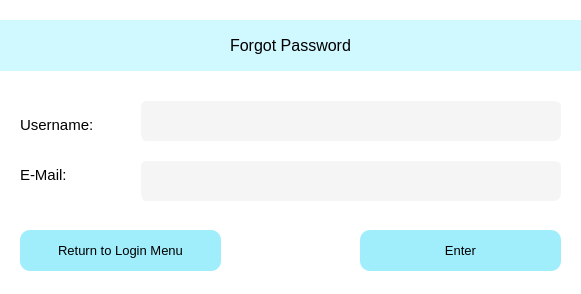
<?xml version="1.0" encoding="UTF-8"?>
<ui version="4.0">
 <class>UF_ForgotPassword</class>
 <widget class="QWidget" name="UF_ForgotPassword">
  <property name="geometry">
   <rect>
    <x>0</x>
    <y>0</y>
    <width>581</width>
    <height>294</height>
   </rect>
  </property>
  <property name="windowTitle">
   <string>Form</string>
  </property>
  <property name="styleSheet">
   <string notr="true">BACKGROUND-COLOR: rgb(255, 255, 255)</string>
  </property>
  <widget class="QLabel" name="LAB_Title">
   <property name="geometry">
    <rect>
     <x>0</x>
     <y>20</y>
     <width>581</width>
     <height>51</height>
    </rect>
   </property>
   <property name="font">
    <font>
     <pointsize>12</pointsize>
     <underline>false</underline>
    </font>
   </property>
   <property name="styleSheet">
    <string notr="true">BACKGROUND-COLOR: rgb(208, 248, 255);
</string>
   </property>
   <property name="text">
    <string>&lt;html&gt;&lt;head/&gt;&lt;body&gt;&lt;p&gt;Forgot Password&lt;/p&gt;&lt;/body&gt;&lt;/html&gt;</string>
   </property>
   <property name="alignment">
    <set>Qt::AlignCenter</set>
   </property>
  </widget>
  <widget class="QLabel" name="LAB_Username">
   <property name="geometry">
    <rect>
     <x>20</x>
     <y>110</y>
     <width>121</width>
     <height>31</height>
    </rect>
   </property>
   <property name="text">
    <string>&lt;html&gt;&lt;head/&gt;&lt;body&gt;&lt;p&gt;&lt;span style=&quot; font-size:11pt;&quot;&gt;Username:&lt;/span&gt;&lt;/p&gt;&lt;/body&gt;&lt;/html&gt;</string>
   </property>
  </widget>
  <widget class="QLabel" name="LAB_Email">
   <property name="geometry">
    <rect>
     <x>20</x>
     <y>160</y>
     <width>111</width>
     <height>31</height>
    </rect>
   </property>
   <property name="text">
    <string>&lt;html&gt;&lt;head/&gt;&lt;body&gt;&lt;p&gt;&lt;span style=&quot; font-size:11pt;&quot;&gt;E-Mail:&lt;/span&gt;&lt;/p&gt;&lt;/body&gt;&lt;/html&gt;</string>
   </property>
  </widget>
  <widget class="QPushButton" name="PB_Enter">
   <property name="geometry">
    <rect>
     <x>360</x>
     <y>230</y>
     <width>201</width>
     <height>41</height>
    </rect>
   </property>
   <property name="font">
    <font>
     <pointsize>10</pointsize>
    </font>
   </property>
   <property name="styleSheet">
    <string notr="true">BACKGROUND-COLOR: rgb(160, 238, 252);
BORDER-COLOR: rgb(160, 238. 252);
BORDER-RADIUS: 10px;
BORDER-STYLE: outset;
</string>
   </property>
   <property name="text">
    <string>Enter</string>
   </property>
  </widget>
  <widget class="QPushButton" name="PB_Back">
   <property name="geometry">
    <rect>
     <x>20</x>
     <y>230</y>
     <width>201</width>
     <height>41</height>
    </rect>
   </property>
   <property name="font">
    <font>
     <pointsize>10</pointsize>
    </font>
   </property>
   <property name="styleSheet">
    <string notr="true">BACKGROUND-COLOR: rgb(160, 238, 252);
BORDER-COLOR: rgb(160, 238, 252);
BORDER-RADIUS: 10px;
BORDER-STYLE: outset;
</string>
   </property>
   <property name="text">
    <string>Return to Login Menu</string>
   </property>
  </widget>
  <widget class="QTextBrowser" name="TB_Username">
   <property name="geometry">
    <rect>
     <x>140</x>
     <y>100</y>
     <width>421</width>
     <height>41</height>
    </rect>
   </property>
   <property name="styleSheet">
    <string notr="true">BACKGROUND-COLOR: rgb(245, 245, 245);
BORDER-COLOR: rgb(245, 245, 245);
BORDER-RADIUS: 7px;
BORDER-WIDTH: 1px;
BORDER-STYLE: outset;</string>
   </property>
  </widget>
  <widget class="QTextBrowser" name="TB_Password">
   <property name="geometry">
    <rect>
     <x>140</x>
     <y>160</y>
     <width>421</width>
     <height>41</height>
    </rect>
   </property>
   <property name="styleSheet">
    <string notr="true">BACKGROUND-COLOR: rgb(245, 245, 245);
BORDER-COLOR: rgb(245, 245, 245);
BORDER-RADIUS: 7px;
BORDER-WIDTH: 1px;
BORDER-STYLE: outset;</string>
   </property>
  </widget>
 </widget>
 <resources/>
 <connections/>
</ui>
